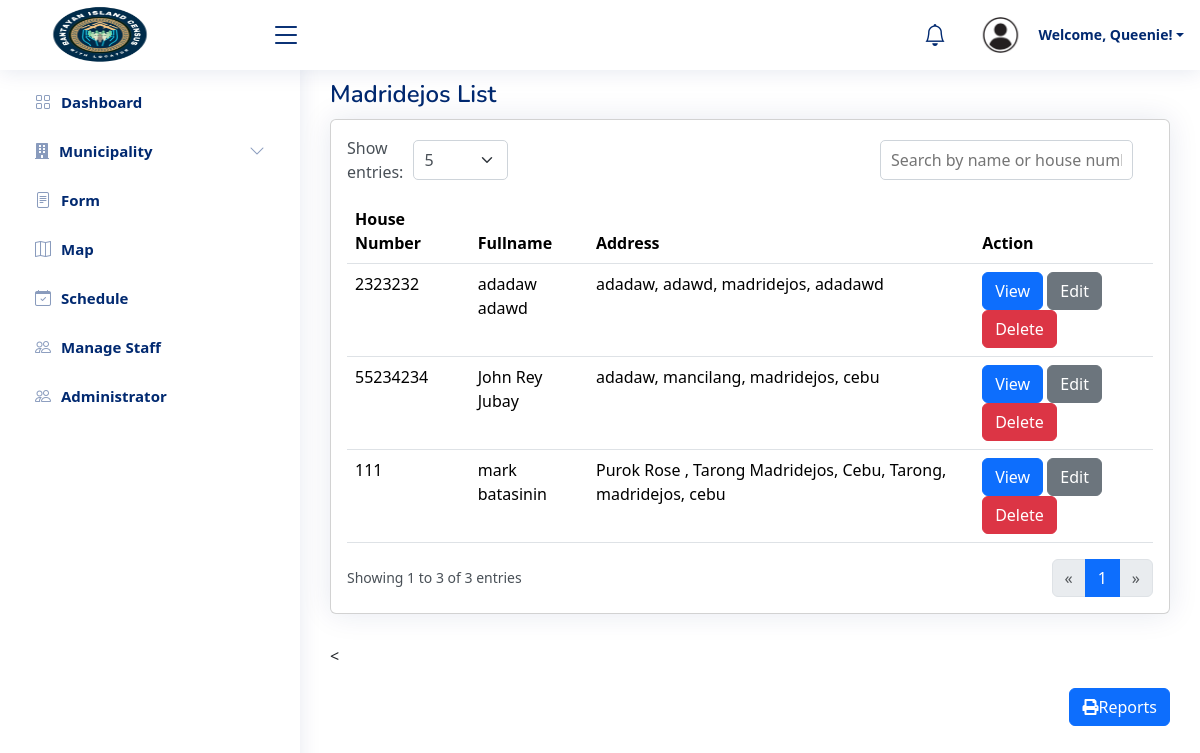
Page /admin/madridejos.php (signed in) on the committed database.
### tables this page shows
CREATE TABLE `barangay_census` (
  `id` int(11) NOT NULL,
  `house_number` varchar(250) NOT NULL,
  `last_name` varchar(255) DEFAULT NULL,
  `first_name` varchar(255) DEFAULT NULL,
  `middle_name` varchar(255) DEFAULT NULL,
  `street` varchar(255) DEFAULT NULL,
  `barangay` varchar(255) DEFAULT NULL,
  `municipality` enum('madridejos','bantayan','santafe') DEFAULT NULL,
  `province` varchar(255) DEFAULT NULL,
  `residence_status` enum('owner','boarder') DEFAULT NULL,
  `length_of_stay` varchar(255) DEFAULT NULL,
  `provincial_address` text DEFAULT NULL,
  `sex` enum('male','female') DEFAULT NULL,
  `civil_status` enum('single','married','widower','separated') DEFAULT NULL,
  `date_of_birth` date DEFAULT NULL,
  `place_of_birth` varchar(255) DEFAULT NULL,
  `height` decimal(5,2) DEFAULT NULL,
  `weight` decimal(5,1) DEFAULT NULL,
  `contact_number` varchar(255) DEFAULT NULL,
  `religion` varchar(255) DEFAULT NULL,
  `elementary_school` varchar(255) DEFAULT NULL,
  `elementary_address` varchar(255) DEFAULT NULL,
  `highschool` varchar(255) DEFAULT NULL,
  `highschool_address` varchar(255) DEFAULT NULL,
  `vocational_school` varchar(255) DEFAULT NULL,
  `vocational_address` varchar(255) DEFAULT NULL,
  `college` varchar(255) DEFAULT NULL,
  `college_address` varchar(255) DEFAULT NULL,
  `employment_duration` varchar(255) DEFAULT NULL,
  `employer_name` varchar(255) DEFAULT NULL,
  `employer_address` varchar(255) DEFAULT NULL,
  `occupant_name` varchar(255) DEFAULT NULL,
  `occupant_position` varchar(255) DEFAULT NULL,
  `occupant_age` int(11) DEFAULT NULL,
  `occupant_birth_date` date DEFAULT NULL,
  `occupant_civil_status` enum('single','married','widower','separated') DEFAULT NULL,
  `occupant_occupation` varchar(255) DEFAULT NULL,
  `location` varchar(255) NOT NULL
);

### admin/madridejos.php (the view, shortened to what this page needs)
<?php
include 'header.php';
include '../database/db_connect.php';
$limit = isset($_GET['limit']) ? (int)$_GET['limit'] : 5;
$page = isset($_GET['page']) ? (int)$_GET['page'] : 1;
$offset = ($page - 1) * $limit;
$sql = "SELECT house_number, CONCAT(first_name, ' ', last_name) AS fullname, CONCAT(street, ', ', barangay, ', ', municipality, ', ', province) AS address
        FROM barangay_census
        WHERE municipality = 'madridejos'
        LIMIT $limit OFFSET $offset";
$result = $conn->query($sql);
$count_sql = "SELECT COUNT(*) AS total FROM barangay_census WHERE municipality = 'madridejos'";
$count_result = $conn->query($count_sql);
$total_rows = $count_result->fetch_assoc()['total'];
$total_pages = ceil($total_rows / $limit);
$start_entry = $offset + 1;
$end_entry = min($offset + $limit, $total_rows);
?>
     <link rel="stylesheet" href="https://cdnjs.cloudflare.com/ajax/libs/font-awesome/6.0.0-beta3/css/all.min.css">
     <link rel="stylesheet" href="assets/vendor/bootstrap/css/bootstrap.min.css">
     <link rel="stylesheet" href="https://cdn.jsdelivr.net/npm/sweetalert2@11/dist/sweetalert2.min.css">
     <link rel="stylesheet" href="https://cdnjs.cloudflare.com/ajax/libs/font-awesome/5.15.4/css/all.min.css">
<main id="main" class="main">
<div class="pagetitle">
    <h1>Madridejos List</h1>
  </div>
  <section class="sections">
    <div class="row">
      <div class="col-lg-12">
        <div class="card">
          <div class="card-body">
          <div class="table-controls">
    <div class="show-entries">
        <label for="entriesPerPage">Show entries:</label>
        <select id="entriesPerPage" class="form-select">
            <option value="5" <?= $limit == 5 ? 'selected' : '' ?>>5</option>
        </select>
    </div>
    <div class="search-container">
        <input type="text" id="searchInput" placeholder="Search by name or house number" />
    </div>
</div>
            <table id="dataTable" class="table datatable">
        <thead>
            <tr>
                <th>House Number</th>
                <th>Fullname</th>
                <th>Address</th>
                <th>Action</th>
            </tr>
        </thead>
        <tbody>
        <?php
        if ($result->num_rows > 0) {
            while ($row = $result->fetch_assoc()) {
                echo "<tr>
                        <td>{$row['house_number']}</td>
                        <td>{$row['fullname']}</td>
                        <td>{$row['address']}</td>
                        <td>
                            <a href='#' data-house-number='{$row['house_number']}' class='btn btn-primary view-btn'>View</a>
                            <a href='#' data-house-number='{$row['house_number']}' class='btn btn-secondary edit-btn'>Edit</a>
                            <a href='#' data-house-number='{$row['house_number']}' class='btn btn-danger delete-btn'>Delete</a>
                        </td>
                      </tr>";
            }
        } else {
            echo "<tr><td colspan='4'>No records found</td></tr>";
        }
        ?>
        </tbody>
    </table>
    <div class="footer-pagination">
        <div class="footer-info">
            Showing <?= $start_entry ?> to <?= $end_entry ?> of <?= $total_rows ?> entries
        </div>
        <div class="pagination-wrapper">
            <nav aria-label="Page navigation">
                <ul class="pagination">
                    <li class="page-item <?= $page <= 1 ? 'disabled' : '' ?>">
                        <a class="page-link" href="?page=<?= max(1, $page - 1) ?>&limit=<?= $limit ?>" aria-label="Previous">
                            <span aria-hidden="true">&laquo;</span>
                        </a>
                    </li>
                    <?php for ($i = 1; $i <= $total_pages; $i++): ?>
                        <li class="page-item <?= $i == $page ? 'active' : '' ?>">
                            <a class="page-link" href="?page=<?= $i ?>&limit=<?= $limit ?>"><?= $i ?></a>
                        </li>
                    <?php endfor; ?>
                    <li class="page-item <?= $page >= $total_pages ? 'disabled' : '' ?>">
                        <a class="page-link" href="?page=<?= min($total_pages, $page + 1) ?>&limit=<?= $limit ?>" aria-label="Next">
                            <span aria-hidden="true">&raquo;</span>
                        </a>
                    </li>
                </ul>
            </nav>
        </div>
    </div>
</div>
      </div>
    </div>
  </section>
  <<div class="center-button">
        <button id="printButton" class="btn btn-primary text-white"> <i class="fas fa-print"></i>Reports</button>
    </div>
</main>
</body>
</html>

### admin/assets/css/style.css (style rules this page uses)
:root { scroll-behavior: smooth; }
body { font-family: "Open Sans", sans-serif; background: #f6f9ff; color: #444444; }
a { color: #4154f1; text-decoration: none; }
h1, h2, h3, h4, h5, h6 { font-family: "Nunito", sans-serif; }
#main { margin-top: 60px; padding: 20px 30px; transition: all 0.3s; }
.pagetitle { margin-bottom: 10px; }
.pagetitle h1 { font-size: 24px; margin-bottom: 0; font-weight: 600; color: #012970; }
.card { margin-bottom: 30px; border: none; border-radius: 5px; box-shadow: 0px 0 30px rgba(1, 41, 112, 0.1); }
.card-body { padding: 0 20px 20px 20px; }
@media (min-width: 1200px) { #main, #footer { margin-left: 300px; } }

### admin/madridejos.php (style rules this page uses)
.table-controls { display: flex; justify-content: space-between; align-items: center; margin-bottom: 15px; }
.search-container, .show-entries { display: flex; align-items: center; }
.search-container { margin-right: 20px; }
.search-container input { max-width: 500px; height: 40px; border-radius: 5px; border: 1px solid #ced4da; padding: 0 10px; }
.show-entries { display: flex; align-items: center; gap: 10px; }
.show-entries label { margin: 0; font-weight: 500; color: #495057; font-size: 1rem; }
.show-entries select { height: 40px; border-radius: 5px; border: 1px solid #ced4da; font-size: 1rem; padding: 0 10px; background-color: #fff; color: #495057; }
.footer-pagination { display: flex; justify-content: space-between; align-items: center; margin-top: 15px; }
.footer-info { font-size: 0.875rem; color: #495057; }
.pagination-wrapper { display: flex; justify-content: flex-end; }
.pagination { margin: 0; }
body { font-family: Arial, sans-serif; }
table { width: 100%; border-collapse: collapse; margin-bottom: 1em; }
th, td { border: 1px solid #000; padding: 8px; }
th { background-color: #f2f2f2; }
.center-button { display: flex; justify-content: flex-end; margin-top: 20px; }

### rows in the picture
barangay_census: house_number "2323232", fullname "adadaw adawd", address "adadaw, adawd, madridejos, adadawd"
barangay_census: house_number "55234234", fullname "John Rey Jubay", address "adadaw, mancilang, madridejos, cebu"
barangay_census: house_number "111", fullname "mark batasinin", address "Purok Rose , Tarong Madridejos, Cebu, Tarong, madridejos, cebu"

### other values in the picture
$_SESSION['name'] "Queenie"
$start_entry "1"
$end_entry "3"
$total_rows "3"
